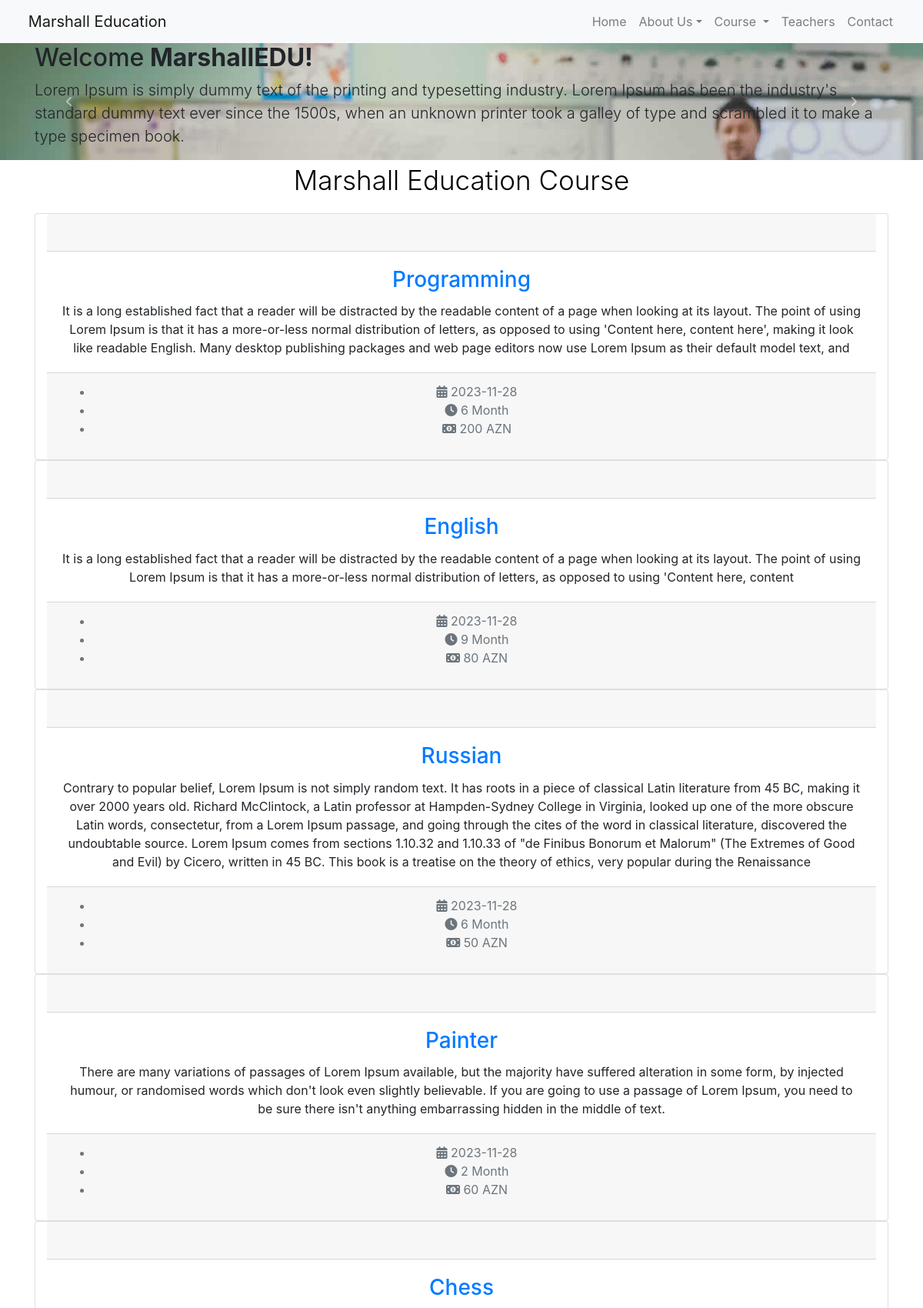
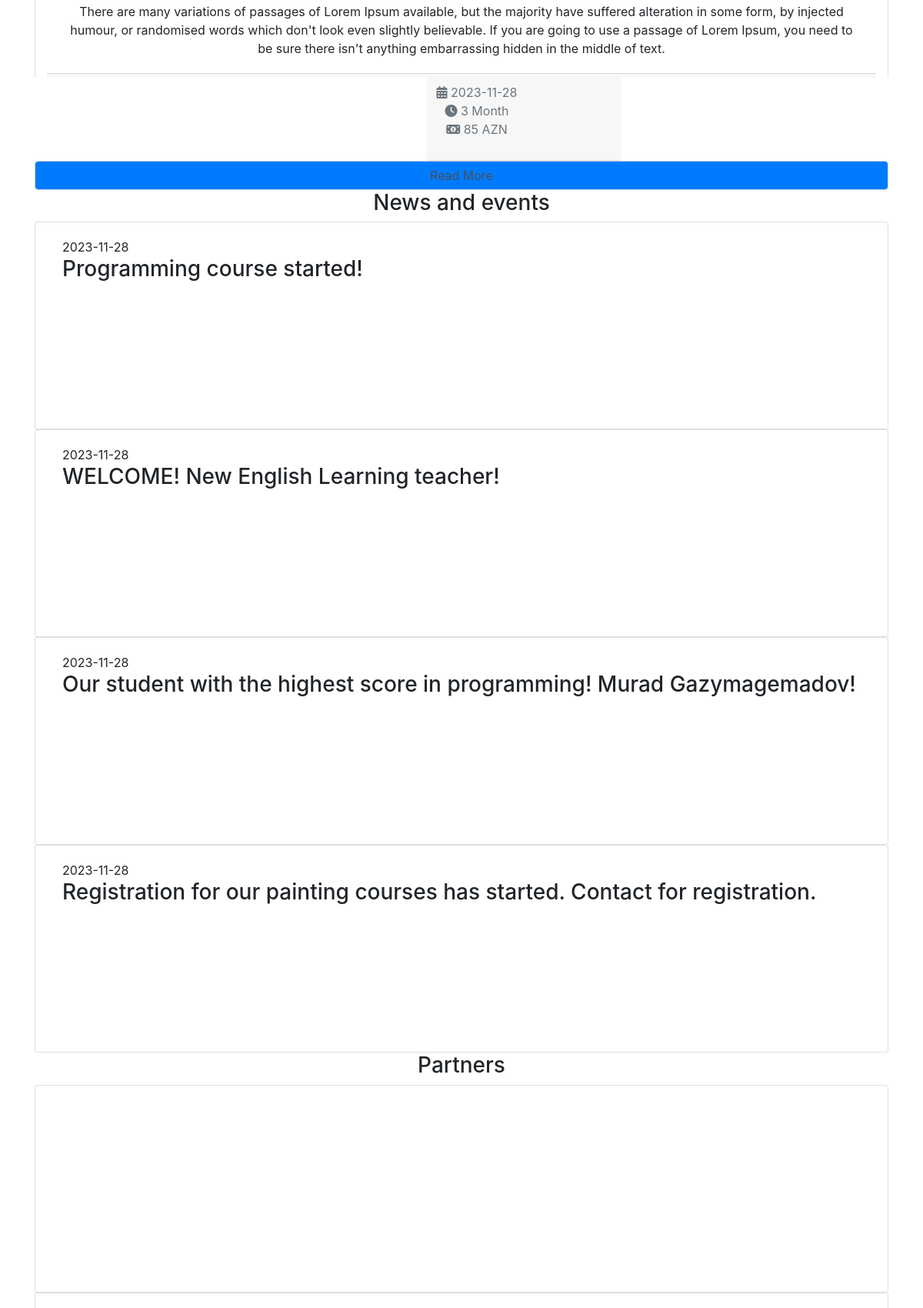
The page / (upper part) on the database its author committed (2 pictures, top to bottom).
### tables this page shows
CREATE TABLE `course` (
  `c_id` int NOT NULL,
  `c_title` varchar(255) NOT NULL,
  `c_desc` text NOT NULL,
  `c_price` varchar(50) NOT NULL,
  `c_status` varchar(255) NOT NULL,
  `c_month` varchar(255) NOT NULL,
  `c_img` text NOT NULL,
  `c_date` date NOT NULL
);

CREATE TABLE `news` (
  `n_id` int NOT NULL,
  `n_status` varchar(50) NOT NULL,
  `n_desc` text NOT NULL,
  `n_img` varchar(255) NOT NULL,
  `n_date` date NOT NULL
);

### application/controllers/UserController.php (called while the page is built, shortened)
<?php
class UserController extends CI_Controller
{
    public function __construct()
    {
        $this->load->model('UserModel');
    }
    public function index()
    {
        $data['slider_get_list'] = $this->UserModel->get_slider();
        $data['course_get_list'] = $this->UserModel->get_course();
        $data['news_get_list'] = $this->UserModel->news_course();
        $data['footer_get_list'] = $this->UserModel->get_footer();
        $data['partners_get_list'] = $this->UserModel->get_partners();
        $this->load->view('user/index', $data);
    }
}

### index.php (called while the page is built, shortened)
<?php
require_once BASEPATH.'core/CodeIgniter.php';

### application/models/UserModel.php (called while the page is built, shortened)
<?php
class UserModel extends CI_Model
{
    public function get_course()
    {
        return
            $this->db
            ->where('c_status', 'Active')
            ->limit(6)
            ->get('course')->result_array();
    }
    public function news_course()
    {
        return
            $this->db
            ->where('n_status', 'Active')
            ->limit(6)
            ->get('news')->result_array();
    }
    public function get_partners()
    {
        return
            $this->db
            ->where('p_status', 'Active')
            ->get('partners')->result_array();
    }
}

### application/views/user/index.php (the view, shortened to what this page needs)
<?php $this->load->view('user/includes/headerStyle'); ?>
<?php $this->load->view('user/includes/header') ?>
<div id="carouselExampleControls" class="carousel slide bs-slider box-slider" data-ride="carousel" data-pause="hover" data-interval="false">
    <div class="carousel-inner" role="listbox">
        <div class="carousel-item active">
            <div id="home" class="first-section" style="background-image:url('public/user/assets/images/slider-01.jpg');">
                <div class="dtab">
                    <div class="container">
                        <div class="row">
                            <div class="col-md-12 col-sm-12">
                                <div class="big-tagline">
                                    <h2>Welcome<strong> MarshallEDU!</strong></h2>
                                    <p class="lead">Lorem Ipsum is simply dummy text of the printing and typesetting industry.
                                        Lorem Ipsum has been the industry's standard dummy text ever since the 1500s,
                                        when an unknown printer took a galley of type and scrambled it to make a type specimen book.</p>
                                </div>
                            </div>
                        </div>
                    </div>
                </div>
            </div>
        </div>
        <a class="new-effect carousel-control-prev" href="#carouselExampleControls" role="button" data-slide="prev">
            <span class="fa fa-angle-left" aria-hidden="true"></span>
        </a>
        <a class="new-effect carousel-control-next" href="#carouselExampleControls" role="button" data-slide="next">
            <span class="fa fa-angle-right" aria-hidden="true"></span>
        </a>
    </div>
</div>
<div id="overviews" class="section wb">
    <div class="container">
        <div class="section-title row text-center">
            <div class="col-md-8 offset-md-2">
                <p style="font-size: 35px; color: #000;" class="lead">Marshall Education Course</p>
            </div>
        </div>
        <div class="carousel-wrap">
            <div class="owl-carousel owl-loaded owl-drag">
                <?php foreach ($course_get_list as $course_get_list_item) { ?>
                    <div class="item">
                        <div class="card text-center  col-sm-12">
                            <div class="card-header">
                            </div>
                            <div class="card-body">
                                <h3 class="card-title"><a href="#" title=""><?php echo $course_get_list_item['c_title'] ?></a></h3>
                                <p class="card-text"><?php echo $course_get_list_item['c_desc'] ?></p>
                            </div>
                            <div class="card-footer text-muted">
                                <div class="course-meta-bot">
                                    <ul>
                                        <li><i class="fa fa-calendar" aria-hidden="true"></i> <?php echo $course_get_list_item['c_date'] ?></li>
                                        <li><i class="fa fa-clock" aria-hidden="true"></i> <?php echo $course_get_list_item['c_month'] ?> Month</li>
                                        <li><i class="fa fa-money" aria-hidden="true"></i> <?php echo $course_get_list_item['c_price'] ?> AZN</li>
                                    </ul>
                                </div>
                            </div>
                        </div>
                    </div>
                <?php  } ?>
            </div>
        </div>
        <a href="<?php echo base_url('course2'); ?>">
            <button style="cursor: pointer;" class="form-control bg-primary">Read More</button>
        </a>
    </div>
</div>
<section class="section lb page-section">
    <div class="container">
        <div class="section-title row text-center">
            <div class="col-md-8 offset-md-2">
                <h3>News and events</h3>
            </div>
        </div>
        <div class="carousel-wrap">
            <div class="owl-carousel owl-loaded owl-drag">
                <?php foreach ($news_get_list as $news_get_list_item) { ?>
                    <div class="item">
                        <div class="card col-12" style="height: 270px;">
                            <div class="card-body">
                                <div class="a_date">
                                    <span><?php echo $news_get_list_item['n_date'] ?></span>
                                </div>
                                <h3 class="card-title">
                                    <?php echo $news_get_list_item['n_desc'] ?>
                                </h3>
                            </div>
                        </div>
                    </div>
                <?php } ?>
            </div>
        </div>
    </div>
</section>
<div class="container">
    <div class="section-title row text-center">
        <div class="col-md-8 offset-md-2">
            <h3>Partners</h3>
        </div>
    </div>
    <div class="carousel-wrap">
        <div class="owl-carousel owl-loaded owl-drag">
            <?php foreach ($partners_get_list as $partners_get_list_item) { ?>
                <div class="item">
                    <div class="card col-12" style="height: 270px;">
                        <a target="_blank" href="<?php echo $partners_get_list_item['p_link'] ?>">
                        </a>
                        <div class="card-body">
                        </div>
                    </div>
                </div>
            <?php } ?>
        </div>
    </div>
</div>
<?php $this->load->view('user/includes/footer') ?>
<?php $this->load->view('user/includes/footerStyle') ?>

### application/views/user/includes/headerStyle.php (shortened to what this page needs)
<!DOCTYPE html>
<html lang="en">
<link rel="stylesheet" href="<?php echo base_url('public/user/assets/') ?>css/course.css">
<link rel="stylesheet" href="<?php echo base_url('public/user/assets/') ?>css/bootstrap.min.css">
<link rel="stylesheet" href="<?php echo base_url('public/user/assets/') ?>css/versions.css">
<link rel="stylesheet" href="<?php echo base_url('public/user/assets/') ?>css/responsive.css">
<link rel="stylesheet" href="<?php echo base_url('public/user/assets/') ?>css/custom.css">
<link rel="stylesheet" href="https://stackpath.bootstrapcdn.com/font-awesome/4.7.0/css/font-awesome.min.css">
<link rel="stylesheet" href="https://cdnjs.cloudflare.com/ajax/libs/owl-carousel/1.3.3/owl.carousel.min.css">
<link rel="stylesheet" href="<?php echo base_url('public/user/assets/') ?>css/customCarusel.css">
<link rel="stylesheet" href="<?php echo base_url('public/user/assets/') ?>css/style.css">
</head>
<body class="host_version">

### application/views/user/includes/header.php (shortened to what this page needs)
<header class="top-navbar">
    <nav class="navbar navbar-expand-lg navbar-light bg-light">
        <div class="container-fluid">
            <a class="navbar-brand" href="<?php echo base_url('home') ?>">
                <span class="a_logo">Marshall <span class="a_logo_yellow">Education</span></span>
            </a>
            <div class="collapse navbar-collapse" id="navbars-host">
                <ul class="navbar-nav ml-auto">
                    <?php $segment = $this->uri->segment(1); ?>
                    <li class="nav-item <?php if ($segment == 'home') : echo 'active';
                                        endif; ?>"><a class="nav-link" href="<?php echo base_url('home') ?>">Home</a></li>
                    <li class="nav-item dropdown <?php if ($segment == 'about') : echo 'active';
                                        endif; ?>">
                                        <a class="nav-link dropdown-toggle" href="#" id="dropdown-b" data-toggle="dropdown">About Us</a>
                    </li>
                    <li class="nav-item dropdown  <?php if ($segment == 'course2' || $segment == 'course3' || $segment == 'course4') : echo 'active';
                                                    endif; ?>">
                        <a class="nav-link dropdown-toggle" href="#" id="dropdown-a" data-toggle="dropdown">Course
                        </a>
                    </li>
                    <li class="nav-item <?php if ($segment == 'teachers') : echo 'active';
                                        endif; ?>"><a class="nav-link" href="<?php echo base_url('teachers'); ?>">Teachers</a></li>
                    <li class="nav-item <?php if ($segment == 'contact') : echo 'active';
                                        endif; ?>"><a class="nav-link" href="<?php echo base_url('contact'); ?>">Contact</a></li>
                </ul>
            </div>
        </div>
    </nav>
</header>

### application/views/user/includes/footerStyle.php (shortened to what this page needs)
</body>
</html>

### rows shown on the page
course: c_title "Programming", c_desc "It is a long established fact that a reader will be distracted by the readable content of a page when looking at its layout. The point of using Lorem Ipsum is that it has a more-or-less normal distribution of letters, as opposed to using 'Content here, content here', making it look like readable English. Many desktop publishing packages and web page editors now use Lorem Ipsum as their default model text, and", c_date "2023-11-28", c_month "6", c_price "200"
course: c_title "English", c_desc "It is a long established fact that a reader will be distracted by the readable content of a page when looking at its layout. The point of using Lorem Ipsum is that it has a more-or-less normal distribution of letters, as opposed to using 'Content here, content", c_date "2023-11-28", c_month "9", c_price "80"
course: c_title "Russian", c_desc "Contrary to popular belief, Lorem Ipsum is not simply random text. It has roots in a piece of classical Latin literature from 45 BC, making it over 2000 years old. Richard McClintock, a Latin professor at Hampden-Sydney College in Virginia, looked up one of the more obscure Latin words, consectetur, from a Lorem Ipsum passage, and going through the cites of the word in classical literature, discovered the undoubtable source. Lorem Ipsum comes from sections 1.10.32 and 1.10.33 of \"de Finibus Bonorum et Malorum\" (The Extremes of Good and Evil) by Cicero, written in 45 BC. This book is a treatise on the theory of ethics, very popular during the Renaissance", c_date "2023-11-28", c_month "6", c_price "50"
course: c_title "Painter", c_desc "There are many variations of passages of Lorem Ipsum available, but the majority have suffered alteration in some form, by injected humour, or randomised words which don't look even slightly believable. If you are going to use a passage of Lorem Ipsum, you need to be sure there isn't anything embarrassing hidden in the middle of text.", c_date "2023-11-28", c_month "2", c_price "60"
course: c_title "Chess", c_desc "There are many variations of passages of Lorem Ipsum available, but the majority have suffered alteration in some form, by injected humour, or randomised words which don't look even slightly believable. If you are going to use a passage of Lorem Ipsum, you need to be sure there isn't anything embarrassing hidden in the middle of text.", c_date "2023-11-28", c_month "3", c_price "85"
news: n_date "2023-11-28", n_desc "Programming course started!"
news: n_date "2023-11-28", n_desc "WELCOME! New English Learning teacher!"
news: n_date "2023-11-28", n_desc "Our student with the highest score in programming! Murad Gazymagemadov!"
news: n_date "2023-11-28", n_desc "Registration for our painting courses has started. Contact for registration."
